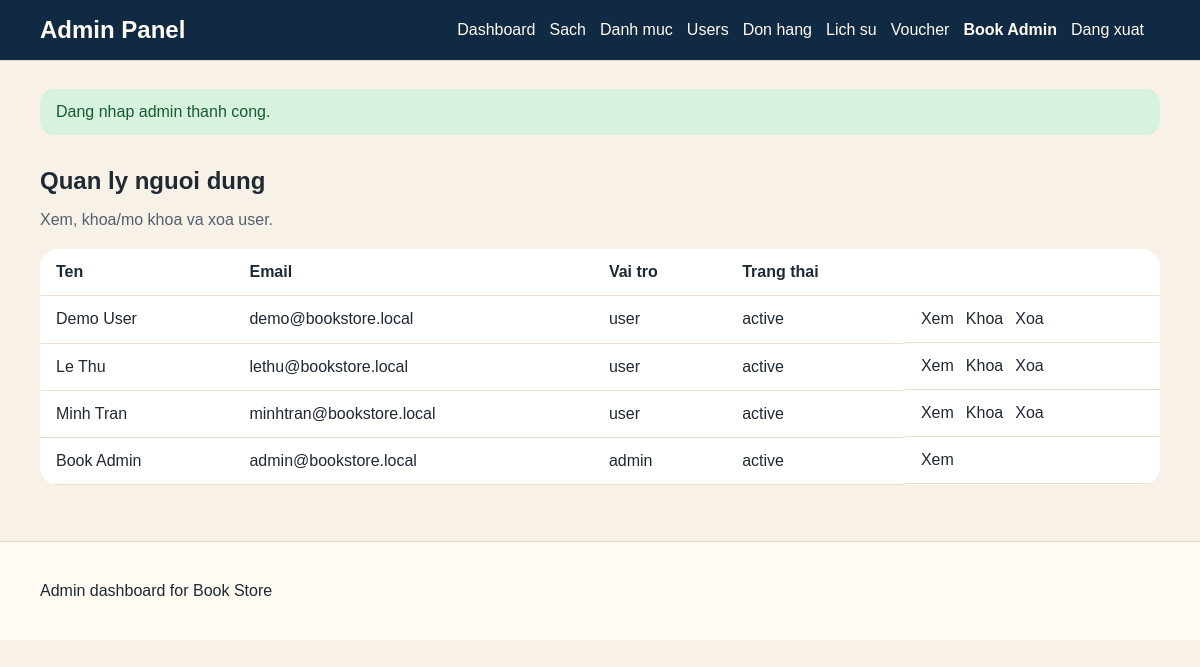
Page /index.php?route=admin-users (signed in) on the committed database.
### tables this page shows
CREATE TABLE IF NOT EXISTS users (
    id INT AUTO_INCREMENT PRIMARY KEY,
    name VARCHAR(120) NOT NULL,
    email VARCHAR(160) NOT NULL UNIQUE,
    password VARCHAR(255) NOT NULL,
    role VARCHAR(30) NOT NULL DEFAULT 'user',
    status VARCHAR(30) NOT NULL DEFAULT 'active',
    phone VARCHAR(30) DEFAULT NULL,
    address TEXT DEFAULT NULL,
    created_at DATETIME NOT NULL DEFAULT CURRENT_TIMESTAMP
);

### src/core/AdminController.php (called while the page is built, shortened)
<?php
abstract class AdminController extends Controller
{
    protected function renderAdmin(string $view, array $data = []): void
    {
        extract($data, EXTR_SKIP);
        $viewFile = __DIR__ . '/../views/' . $view . '.php';
        require __DIR__ . '/../layouts/admin/header.php';
        require $viewFile;
        require __DIR__ . '/../layouts/admin/footer.php';
    }
}

### src/controllers/AdminUserController.php (called while the page is built, shortened)
<?php
class AdminUserController extends AdminController
{
    public function index(): void
    {
        $this->renderAdmin('admin/users/index', [
            'pageTitle' => 'Quan ly nguoi dung',
            'users' => (new User($this->pdo))->allUsers(),
        ]);
    }
}

### src/index.php (called while the page is built, shortened)
<?php
require_once __DIR__ . '/config/database.php';
require_once __DIR__ . '/helpers/helpers.php';
require_once __DIR__ . '/core/AdminController.php';
require_once __DIR__ . '/controllers/AdminUserController.php';
$route = $_GET['route'] ?? 'home';
[$controllerClass, $method] = $routes[$route];
$controller = new $controllerClass($pdo);
$controller->$method();

### src/helpers/helpers.php (called while the page is built, shortened)
<?php
function asset(string $path): string
{
    return '/assets/' . ltrim($path, '/');
}
function route_url(string $route, array $params = []): string
{
    return '/index.php?' . http_build_query(array_merge(['route' => $route], $params));
}
function e(?string $value): string
{
    return htmlspecialchars((string) $value, ENT_QUOTES, 'UTF-8');
}
function flash(string $key, ?string $message = null): ?string
{
    if (!isset($_SESSION['flash'][$key])) {
        return null;
    }
    $value = $_SESSION['flash'][$key];
    return $value;
}
function current_user(): ?array
{
    return $_SESSION['user'] ?? null;
}

### src/models/User.php (called while the page is built, shortened)
<?php
class User
{
    public function allUsers(): array
    {
        $stmt = $this->pdo->query('SELECT id, name, email, role, status, phone, address, created_at FROM users ORDER BY created_at DESC');
        return $stmt->fetchAll();
    }
}

### src/views/admin/users/index.php (the view)
<section class="section">
    <div class="section__header"><h1>Quan ly nguoi dung</h1><p>Xem, khoa/mo khoa va xoa user.</p></div>
    <table>
        <thead><tr><th>Ten</th><th>Email</th><th>Vai tro</th><th>Trang thai</th><th></th></tr></thead>
        <tbody>
        <?php foreach ($users as $user): ?>
            <tr>
                <td><?php echo e($user['name']); ?></td>
                <td><?php echo e($user['email']); ?></td>
                <td><?php echo e($user['role']); ?></td>
                <td><?php echo e($user['status']); ?></td>
                <td class="table-actions">
                    <a href="<?php echo e(route_url('admin-users-show', ['id' => (int) $user['id']])); ?>">Xem</a>
                    <?php if ($user['role'] !== 'admin'): ?>
                        <a href="<?php echo e(route_url('admin-users-toggle-status', ['id' => (int) $user['id']])); ?>"><?php echo $user['status'] === 'active' ? 'Khoa' : 'Mo khoa'; ?></a>
                        <a href="<?php echo e(route_url('admin-users-delete', ['id' => (int) $user['id']])); ?>" onclick="return confirm('Xoa user nay?')">Xoa</a>
                    <?php endif; ?>
                </td>
            </tr>
        <?php endforeach; ?>
        </tbody>
    </table>
</section>

### src/layouts/admin/header.php (shortened to what this page needs)
<?php $admin = current_user(); ?>
<!DOCTYPE html>
<html lang="en">
<head>
    <link rel="stylesheet" href="<?php echo e(asset('css/style.css')); ?>">
</head>
<body class="admin-body">
<header class="site-header admin-header">
    <div class="container topbar">
        <a class="brand" href="<?php echo e(route_url('admin-dashboard')); ?>">Admin Panel</a>
        <nav class="main-nav admin-nav">
            <a href="<?php echo e(route_url('admin-dashboard')); ?>">Dashboard</a>
            <a href="<?php echo e(route_url('admin-books')); ?>">Sach</a>
            <a href="<?php echo e(route_url('admin-categories')); ?>">Danh muc</a>
            <a href="<?php echo e(route_url('admin-users')); ?>">Users</a>
            <a href="<?php echo e(route_url('admin-orders')); ?>">Don hang</a>
            <a href="<?php echo e(route_url('admin-orders-history')); ?>">Lich su</a>
            <a href="<?php echo e(route_url('admin-vouchers')); ?>">Voucher</a>
            <span class="nav-user"><?php echo e($admin['name'] ?? 'Admin'); ?></span>
            <a href="<?php echo e(route_url('admin-logout')); ?>">Dang xuat</a>
        </nav>
    </div>
</header>
<main class="page-shell container admin-shell">
<?php if ($message = flash('success')): ?>
    <div class="alert alert-success"><?php echo e($message); ?></div>
<?php endif; ?>

### src/assets/css/style.css (style rules this page uses)
body { margin: 0; font-family: Arial, sans-serif; background: #f7f1e8; color: #1f2933; }
a { color: inherit; text-decoration: none; }
table { width: 100%; border-collapse: collapse; background: #fff; border-radius: 18px; overflow: hidden; }
th, td { padding: 14px 16px; border-bottom: 1px solid #eadfce; text-align: left; vertical-align: top; }
.container { width: min(1120px, calc(100% - 32px)); margin: 0 auto; }
.page-shell { padding: 32px 0 56px; }
.site-header { position: sticky; top: 0; z-index: 10; background: #fffaf2; border-bottom: 1px solid #e7d9c6; }
.topbar { display: grid; grid-template-columns: 160px 1fr auto; gap: 16px; align-items: center; padding: 16px 0; }
.brand { font-size: 1.5rem; font-weight: 700; color: #8a3b12; }
.main-nav { display: flex; align-items: center; gap: 14px; flex-wrap: wrap; justify-content: flex-end; }
.nav-user { color: #8a3b12; font-weight: 700; }
.hero h1, .section__header h1, .section__header h2, .book-detail__content h1, .auth-card h1 { margin: 0 0 12px; }
.section { margin-top: 32px; }
.section__header { margin-bottom: 20px; }
.section__header p, .hero p, .book-card__author, .book-detail__description, .review-card p, .empty-state p, .auth-card p, .notice-box p, .cart-book p { color: #52606d; }
.alert { padding: 14px 16px; border-radius: 14px; margin-bottom: 18px; }
.alert-success { background: #d7f2df; color: #165b33; }
.admin-header { background: #102a43; }
.admin-header .brand, .admin-header a, .admin-header .nav-user { color: #fffaf2; }
.admin-shell { padding-top: 28px; }
.table-actions { display: flex; gap: 12px; flex-wrap: wrap; }

### rows in the picture
users: name "Book Admin", email "admin@bookstore.local", role "admin", status "active"
users: name "Demo User", email "demo@bookstore.local", role "user", status "active", shows "Khoa"
users: name "Le Thu", email "lethu@bookstore.local", role "user", status "active", shows "Khoa"
users: name "Minh Tran", email "minhtran@bookstore.local", role "user", status "active", shows "Khoa"

### other values in the picture
$message "Dang nhap admin thanh cong."
